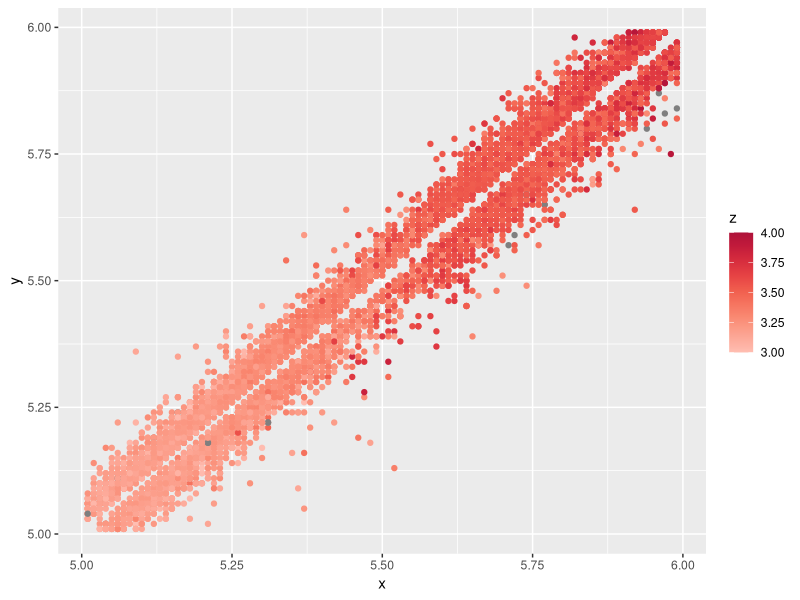
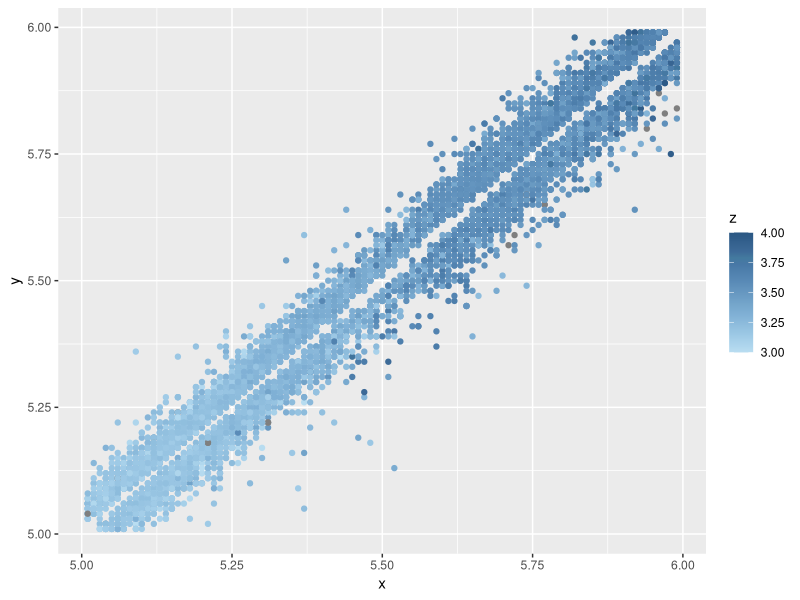
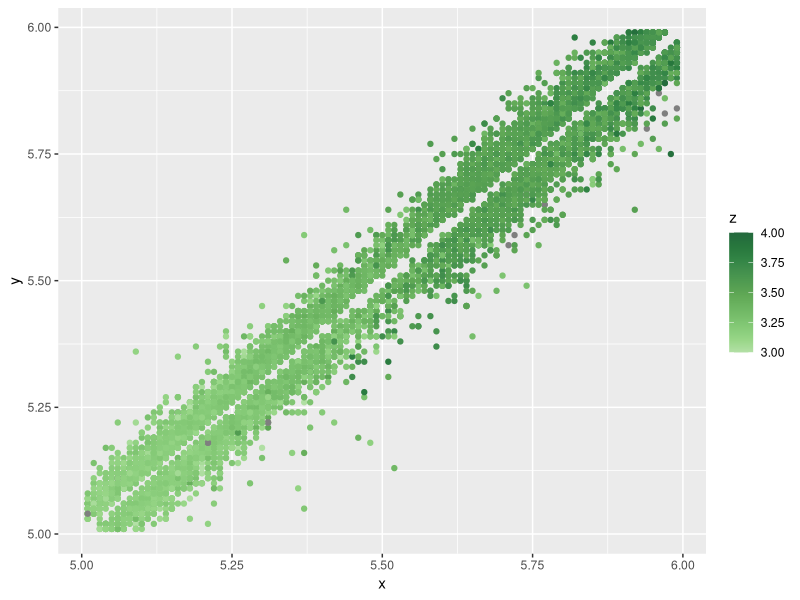

Source code (R) for these figures, in order:
## ---- chunk 1
library(ggplot2)
library(ggthemes)
## ---- chunk 2
### ** Examples

dsub <- subset(diamonds, x > 5 & x < 6 & y > 5 & y < 6)
d <- qplot(x, y, data=dsub, colour=z)
d + scale_colour_gradient_tableau('Red', limits=c(3, 4))
d + scale_colour_gradient_tableau('Blue', limits=c(3, 4))
d + scale_colour_gradient_tableau('Green', limits=c(3, 4))
